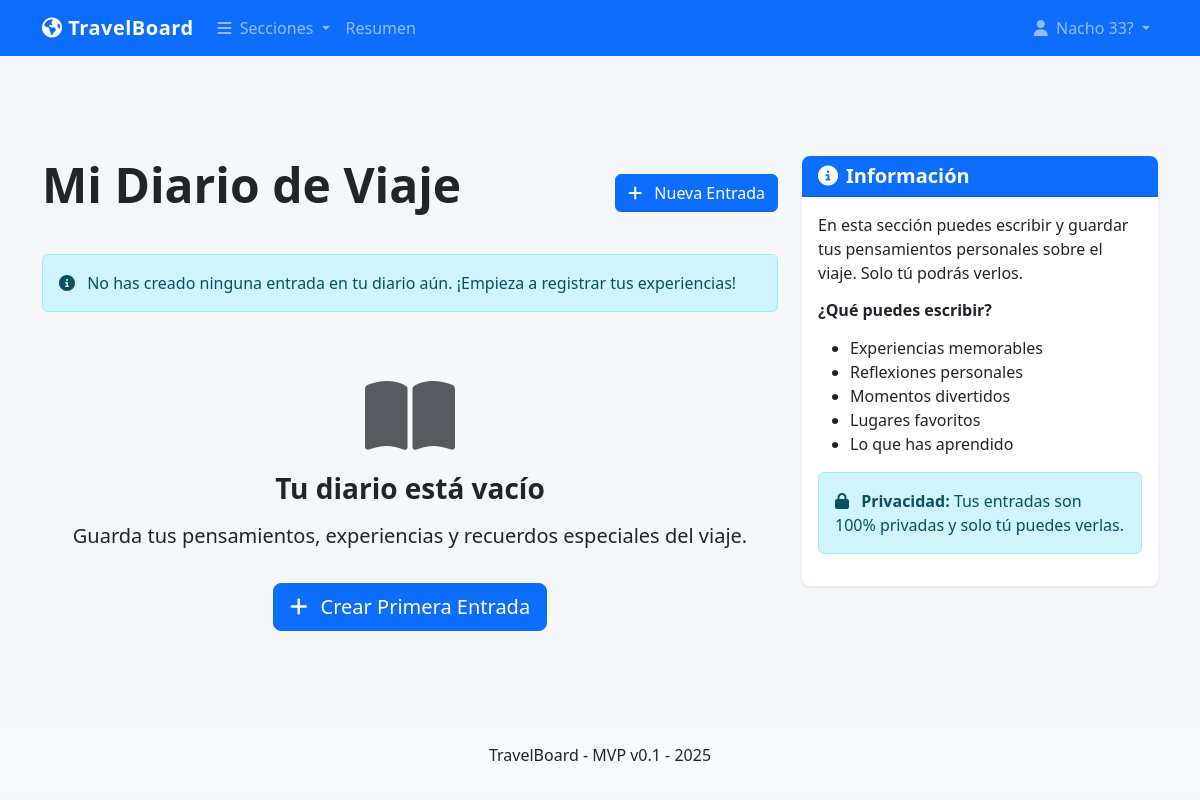
Page /diary/diario (signed in) on the earlier database version.
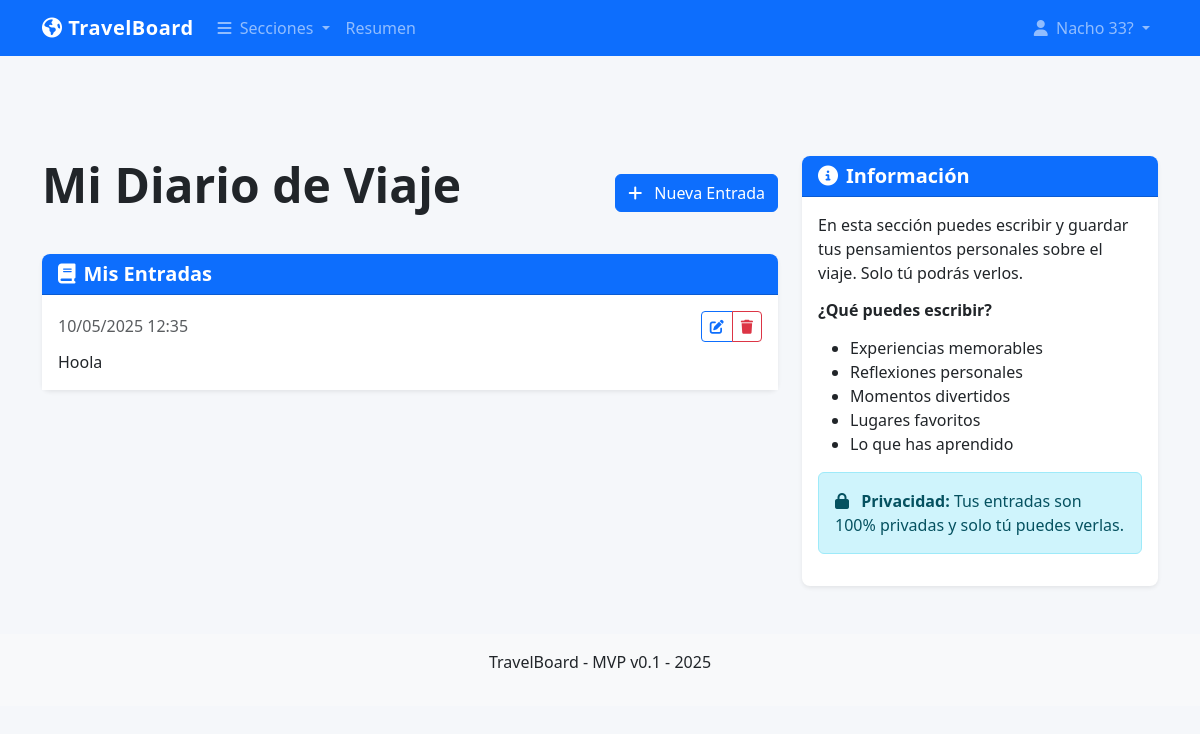
Same page on the later database version.
### models.py (models this page shows, shortened)
class User(UserMixin, db.Model):
    id = db.Column(db.Integer, primary_key=True)
    username = db.Column(db.String(80), unique=True, nullable=False)
    password_hash = db.Column(db.String(200), nullable=False)
    name = db.Column(db.String(100), nullable=False)
    phone = db.Column(db.String(20), nullable=True)
    is_admin = db.Column(db.Boolean, default=False)

class DiaryEntry(db.Model):
    id = db.Column(db.Integer, primary_key=True)
    user_id = db.Column(db.Integer, db.ForeignKey('user.id'), nullable=False)
    date = db.Column(db.DateTime, default=datetime.now)
    content = db.Column(db.Text, nullable=False)
    user = db.relationship('User', backref=db.backref('diary_entries', lazy=True))

### diary.py (the view)
@diary.route('/diario')
@login_required
def index():
    entries = DiaryEntry.query.filter_by(user_id=current_user.id).order_by(DiaryEntry.date.desc()).all()
    return render_template('diary/index.html', entries=entries)

### app.py (called while the page is built)
@app.template_filter('now')
def get_now():
    return datetime.now()

@login_manager.user_loader
def load_user(user_id):
    return User.query.get(int(user_id))

@app.before_request
def check_initial_setup():
    public_endpoints = ['static', 'setup', 'auth.login', 'auth.logout']
    if request.endpoint in public_endpoints:
        return None
    user_count = User.query.count()
    if user_count == 0 and request.endpoint != 'setup':
        return redirect(url_for('setup'))
    if not current_user.is_authenticated and request.endpoint not in public_endpoints:
        return redirect(url_for('auth.login'))

### templates/diary/index.html (shortened to what this page needs)
{% extends "base.html" %}
{% block content %}
<div class="d-flex justify-content-between align-items-center mb-4">
    <h1 class="display-5">Mi Diario de Viaje</h1>
    <a href="{{ url_for('diary.new_entry') }}" class="btn btn-primary">
        <i class="fas fa-plus me-2"></i> Nueva Entrada
    </a>
</div>
{% if entries %}
    <div class="card mb-4">
        <div class="card-header bg-primary text-white">
            <h5 class="mb-0"><i class="fas fa-book me-2"></i>Mis Entradas</h5>
        </div>
        <div class="card-body p-0">
            <div class="list-group list-group-flush">
                {% for entry in entries %}
                    <div class="list-group-item">
                        <div class="d-flex justify-content-between align-items-center mb-2">
                            <span class="text-muted">{{ entry.date.strftime('%d/%m/%Y %H:%M') }}</span>
                            <div class="btn-group">
                                <a href="{{ url_for('diary.edit_entry', entry_id=entry.id) }}" class="btn btn-sm btn-outline-primary">
                                    <i class="fas fa-edit"></i>
                                </a>
                                <button type="button" class="btn btn-sm btn-outline-danger"
                                        data-bs-toggle="modal" data-bs-target="#deleteModal{{ entry.id }}">
                                    <i class="fas fa-trash"></i>
                                </button>
                            </div>
                        </div>
                        <p class="mb-0">{{ entry.content }}</p>
                    </div>
                {% endfor %}
            </div>
        </div>
    </div>
{% else %}
    <div class="alert alert-info">
        <i class="fas fa-info-circle me-2"></i>
        No has creado ninguna entrada en tu diario aún. ¡Empieza a registrar tus experiencias!
    </div>
    <div class="text-center py-5">
        <i class="fas fa-book-open fa-5x text-muted mb-3"></i>
        <h3>Tu diario está vacío</h3>
        <p class="lead">Guarda tus pensamientos, experiencias y recuerdos especiales del viaje.</p>
        <a href="{{ url_for('diary.new_entry') }}" class="btn btn-primary btn-lg mt-3">
            <i class="fas fa-plus me-2"></i> Crear Primera Entrada
        </a>
    </div>
{% endif %}
{% endblock %}
{% block sidebar %}
<div class="card">
    <div class="card-header bg-primary text-white">
        <h5 class="mb-0"><i class="fas fa-info-circle me-2"></i>Información</h5>
    </div>
    <div class="card-body">
        <p>En esta sección puedes escribir y guardar tus pensamientos personales sobre el viaje. Solo tú podrás verlos.</p>
        <h6 class="mt-3">¿Qué puedes escribir?</h6>
        <ul>
            <li>Experiencias memorables</li>
            <li>Reflexiones personales</li>
            <li>Momentos divertidos</li>
            <li>Lugares favoritos</li>
            <li>Lo que has aprendido</li>
        </ul>
        <div class="alert alert-info mt-3">
            <i class="fas fa-lock me-2"></i>
            <strong>Privacidad:</strong> Tus entradas son 100% privadas y solo tú puedes verlas.
        </div>
    </div>
</div>
{% endblock %}

### templates/base.html (shortened to what this page needs)
<!DOCTYPE html>
<html lang="es">
<head>
    <link href="https://cdn.jsdelivr.net/npm/bootstrap@5.3.0/dist/css/bootstrap.min.css" rel="stylesheet">
    <link rel="stylesheet" href="https://cdnjs.cloudflare.com/ajax/libs/font-awesome/6.4.0/css/all.min.css">
    <link rel="stylesheet" href="{{ url_for('static', filename='css/main.css') }}">
    <link rel="stylesheet" href="{{ url_for('static', filename='css/responsive.css') }}">
</head>
<body>
    <header class="fixed-top">
        <nav class="navbar navbar-expand-lg navbar-dark bg-primary">
            <div class="container">
                <a class="navbar-brand" href="/">
                    <i class="fas fa-globe-americas"></i> TravelBoard
                </a>
                <div class="collapse navbar-collapse" id="mainNav">
                    <ul class="navbar-nav me-auto">
                        <li class="nav-item dropdown">
                            <a class="nav-link dropdown-toggle" href="#" id="sectionDropdown" role="button" data-bs-toggle="dropdown" aria-expanded="false">
                                <i class="fas fa-bars me-1"></i> Secciones
                            </a>
                        </li>
                        <li class="nav-item">
                            <a class="nav-link" href="/#overview">Resumen</a>
                        </li>
                    </ul>
                    <ul class="navbar-nav">
                        {% if current_user.is_authenticated %}
                            <li class="nav-item dropdown">
                                <a class="nav-link dropdown-toggle" href="#" id="userDropdown" role="button" data-bs-toggle="dropdown" aria-expanded="false">
                                    <i class="fas fa-user me-1"></i> {{ current_user.name }}
                                </a>
                            </li>
                        {% else %}
                            <li class="nav-item">
                                <a class="nav-link" href="{{ url_for('auth.login') }}">
                                    <i class="fas fa-sign-in-alt me-1"></i> Iniciar sesión
                                </a>
                            </li>
                        {% endif %}
                    </ul>
                </div>
            </div>
        </nav>
    </header>
    <main class="container mt-5 pt-5">
        <div class="row">
            <div class="col-lg-8">
                {% block content %}{% endblock %}
            </div>
            <div class="col-lg-4">
                {% block sidebar %}{% endblock %}
            </div>
        </div>
    </main>
    <footer class="mt-5 py-3 bg-light">
        <div class="container text-center">
            <p>TravelBoard - MVP v0.1 - {% if current_date %}{{ current_date.strftime('%Y') }}{% else %}{{ now().year }}{% endif %}</p>
        </div>
    </footer>
</body>
</html>

### static/css/main.css (style rules this page uses)
:root { --primary-color: #0d6efd; --secondary-color: #6c757d; --accent-color: #fd7e14; --success-color: #198754; --info-color: #0dcaf0; --warning-color: #ffc107; --danger-color: #dc3545; --light-color: #f8f9fa; --dark-color: #212529; }
body { font-family: 'Segoe UI', Tahoma, Geneva, Verdana, sans-serif; background-color: #f5f7fa; color: var(--dark-color); padding-top: 60px; }
a { color: var(--primary-color); text-decoration: none; transition: color 0.2s ease-in-out; }
.navbar-brand { font-weight: 700; letter-spacing: 0.5px; }
.card { border: none; border-radius: 0.5rem; box-shadow: 0 0.125rem 0.25rem rgba(0, 0, 0, 0.075); transition: transform 0.2s ease-in-out, box-shadow 0.2s ease-in-out; }
.card-header { border-radius: 0.5rem 0.5rem 0 0 !important; font-weight: 600; }
h1, h2, h3, h4, h5, h6 { font-weight: 600; margin-bottom: 1rem; }
.display-5, .display-6 { font-weight: 600; }
.list-group-item { border-left: none; border-right: none; padding: 1rem; }
.list-group-item:first-child { border-top: none; }
.list-group-item:last-child { border-bottom: none; }
html { scroll-behavior: smooth; scroll-padding-top: 70px; }

### static/css/responsive.css (style rules this page uses)
@media (prefers-reduced-motion: no-preference) { .nav-item { transition: all 0.2s ease; } }

Differences in the rows shown:
added DiaryEntry: date "10/05/2025 12:35", content "Hoola"
Other differences:
text no longer shown: "No has creado ninguna entrada en tu diario aún. ¡Empieza a registrar tus experiencias! Tu diario está vacío Guarda tus pensamientos, experiencias y recuerdos especiales del viaje. Crear Primera Entrada"
text now shown: "Mis Entradas"
